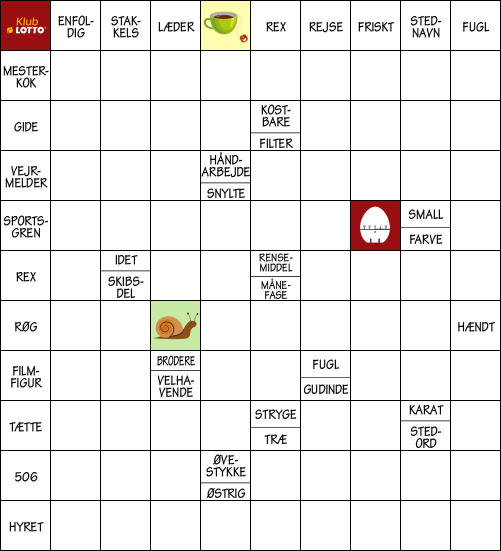
#> input picture wiki/sources/krydsord-boards/krydsord-board-2026-07-03.jpg, 1002 x 1102 px, given in place of rd.png, which was not available (shown at 1/2 size)
$ python blok_play.py 5
#> lines starting #> are read from the running program, lines starting #| are printed output that depends on the picture; after the words box and inside, x2 and y2 are one past the last pixel; in counts of white or black regions, pixels touching at a corner belong together; pictures that were not available may be replaced by others from this repository, and a replacement may not be noted
### tools/blok/blok.py
import numpy as np, sys
from PIL import Image

def load(path): return np.array(Image.open(path).convert('RGB')).astype(int)

def detect_board(im):
    H,W,_=im.shape; R,G,B=im[:,:,0],im[:,:,1],im[:,:,2]
    dark=(R<150)&(R>50)&(G<80)&(B<80)
    col=dark[int(0.10*H):int(0.50*H),:].sum(0)
    cols=np.where(col>col.max()*0.5)[0]; x0,x1=int(cols.min()),int(cols.max())
    rr=dark[:,x0:x1+1].sum(1); rows=np.where(rr>rr.max()*0.5)[0]
    return x0,int(rows.min()),(x1-x0)/8.0

def _empty(rgb):
    r,g,b=rgb; return r<155 and g<60 and b<55

def read_board(im):
    x0,y0,cell=detect_board(im); g=[[0]*8 for _ in range(8)]; col=[[None]*8 for _ in range(8)]
    h=max(2,int(cell*0.16))
    for r in range(8):
        for c in range(8):
            cx,cy=x0+(c+0.5)*cell,y0+(r+0.5)*cell
            m=tuple(int(v) for v in im[int(cy)-h:int(cy)+h,int(cx)-h:int(cx)+h].reshape(-1,3).mean(0))
            col[r][c]=m; g[r][c]=0 if _empty(m) else 1
    return g,(x0,y0,cell),col

def _piece_mask(im):
    R,G,B=im[:,:,0],im[:,:,1],im[:,:,2]; return (B>120)|(G>180)

def _bands(proj):
    """runs where proj exceeds 35% of its max -> list of (start,end)."""
    if proj.max()==0: return []
    on=proj>proj.max()*0.18; bands=[]; s=None
    for i,v in enumerate(on):
        if v and s is None: s=i
        elif not v and s is not None: bands.append((s,i-1)); s=None
    if s is not None: bands.append((s,len(on)-1))
    return bands

def read_pieces(im, board):
    x0,y0,cell=board; mask=_piece_mask(im)
    tray=np.zeros_like(mask); tray[int(y0+8.3*cell):int(y0+11.5*cell),:]=True
    m=mask&tray; cols=np.where(m.any(0))[0]
    if len(cols)==0: return []
    groups=[]; cur=[cols[0]]
    for x in cols[1:]:
        if x-cur[-1]<=0.4*cell: cur.append(x)
        else: groups.append(cur); cur=[x]
    groups.append(cur)
    pieces=[]
    for g in groups:
        sub=m[:,g[0]:g[-1]+1]; rows=np.where(sub.any(1))[0]
        gx0,gx1,gy0,gy1=g[0],g[-1],rows.min(),rows.max()
        box=m[gy0:gy1+1,gx0:gx1+1]
        cb=_bands(box.sum(0)); rb=_bands(box.sum(1)); nc,nr=len(cb),len(rb)
        shape=[[0]*nc for _ in range(nr)]
        for i,(rs,re) in enumerate(rb):
            for j,(cs,ce) in enumerate(cb):
                shape[i][j]=1 if box[rs:re+1,cs:ce+1].mean()>0.35 else 0
        cx,cy=(gx0+gx1)//2,(gy0+gy1)//2
        pieces.append({'shape':shape,'h':nr,'w':nc,'cells':int(box.mean()and sum(sum(r) for r in shape)),'pick_vp':(cx//2,cy//2)})
    return pieces

# [9 lines that do not run on import are left out]

### tools/blok/blok_play.py
import subprocess, time, sys, os
sys.path.insert(0, os.path.dirname(os.path.abspath(__file__)))
from blok import load, read_board, read_pieces

# --- agent-browser plumbing -------------------------------------------------
BIN = os.environ.get("AGENT_BROWSER_BIN",
                     "/Users/lindau/codex/agent-browser/cli/target/release/agent-browser")
ENV = dict(os.environ, AGENT_BROWSER_SESSION="klublotto",
           AGENT_BROWSER_SESSION_NAME="klublotto", _ZO_DOCTOR="0")
SHOTDIR = os.environ.get("BLOK_SHOTDIR", "/tmp")

# Per-call timeout so a hung agent-browser command (e.g. switching into the game
# iframe after it's been replaced by the game-over screen) can never freeze the
# whole run. A timed-out call returns "" and is treated as a failed read.
AB_TIMEOUT = float(os.environ.get("BLOK_AB_TIMEOUT", "20"))

def ab(*a):
    try:
        return subprocess.run([BIN, *a], env=ENV, capture_output=True, text=True,
                              timeout=AB_TIMEOUT).stdout
    except subprocess.TimeoutExpired:
        return ""

def resize_fix():
    # The cross-origin game canvas collapses to 30px on (re)embed; an in-frame
    # resize event recovers it to the real 426px. Harmless when not collapsed.
    ab("frame", "iframe.kl-game__iframe")
    ab("eval", '(function(){window.dispatchEvent(new Event("resize"));return 1;})()')
    ab("frame", "main")

def shot(p):
    ab("screenshot", p); return p

NEUTRAL = (40, 380)  # off-board, in-viewport spot to release a stuck pickup

# [5 lines left out: function mouse_release_safe, not called in this run]

# --- perception -------------------------------------------------------------
def _key(g, pieces):
    return (tuple(map(tuple, g)),
            tuple((p['h'], p['w'], tuple(map(tuple, p['shape']))) for p in pieces))

def read_once(tag="rd"):
    im = load(shot(os.path.join(SHOTDIR, tag + ".png")))
    g, geom, _ = read_board(im)
    pieces = read_pieces(im, geom)
    return g, geom, pieces

def read_settled(tries=6):
    """Return (board, geom, pieces) once two consecutive reads agree. The drag
    animation forces a fresh OOPIF composite, so post-move reads are fresh; this
    mostly guards against catching a mid-animation frame. Retries through blank/
    collapsed-canvas frames via resize_fix."""
    prev = None; last = None
    for _ in range(tries):
        resize_fix(); time.sleep(0.35)
        try:
            g, geom, pieces = read_once()
        except Exception:
            time.sleep(0.4); continue
        last = (g, geom, pieces)
        key = _key(g, pieces)
        if key == prev and pieces:
            return g, geom, pieces
        prev = key; time.sleep(0.3)
    if last is None:
        raise RuntimeError("could not read board (canvas blank/collapsed?)")
    return last

# [100 lines left out: functions read_scores, drag, release_vp, valid, apply_p, quality and 1 more, not called in this run]

# --- driver -----------------------------------------------------------------
def cells(b): return sum(sum(r) for r in b)

# [19 lines left out: function place_and_verify, not called in this run]

def main(target=100000, max_steps=2000, goal_score=int(os.environ.get("BLOK_GOAL", "0"))):
    # By default (goal_score<=0, target huge) the run plays on until the board can't
    # take any more pieces — game-over — to maximise the score. Set BLOK_GOAL>0 to
    # stop early once the live score reaches it (e.g. just earn the 200-pt lod).
    placed_cells = 0; steps = 0; stuck = 0
    bad = set()                              # (piece-signature, r, c) moves to avoid this trio
    last_sig = None
    # Per-move score record (current + best, read from the DOM). One row per placed
    # piece; also echoed to stdout. Lives next to the screenshots.
    rec_path = os.path.join(SHOTDIR, "blok-scores.csv")
    rec = open(rec_path, "w", buffering=1)
    rec.write("step,piece,row,col,current_score,best_score,placed_cells,board_filled\n")
    print("recording per-move scores to %s (%s)" % (
        rec_path, ("stop at current_score>=%d" % goal_score) if goal_score > 0
        else "playing to game-over for max score"))
    while placed_cells < target and steps < max_steps:
        steps += 1
        try:
            board, geom, pieces = read_settled()
#> (the call stopped at in ab, `return subprocess.run([BIN, *a], env=ENV, capture_output=True, text=Tr..`: subprocess is not available in this run)
#> (the call stopped at in ab, `return subprocess.run([BIN, *a], env=ENV, capture_output=True, text=Tr..`: subprocess is not available in this run)
#> (the call stopped at in ab, `return subprocess.run([BIN, *a], env=ENV, capture_output=True, text=Tr..`: subprocess is not available in this run)
#> (the call stopped at in ab, `return subprocess.run([BIN, *a], env=ENV, capture_output=True, text=Tr..`: subprocess is not available in this run)
#> in detect_board, `R, G, B = (im[:, :, 0], im[:, :, 1], im[:, :, 2])`:
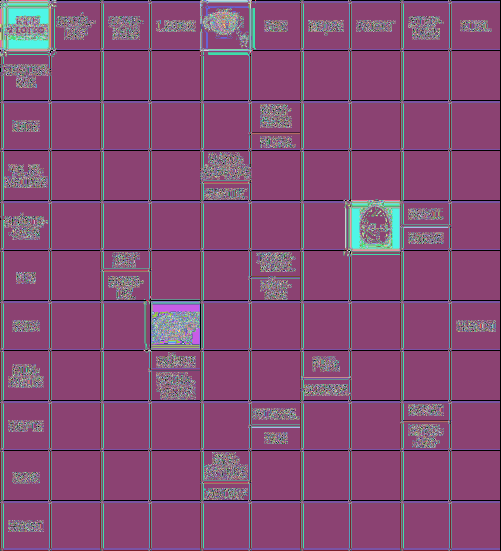
#> R: shape (1102, 1002) int64 (shown at 1/2 size); 256 distinct labels, from 0 to 255; one colour per label, 0 black
#> in detect_board, `R, G, B = (im[:, :, 0], im[:, :, 1], im[:, :, 2])`:
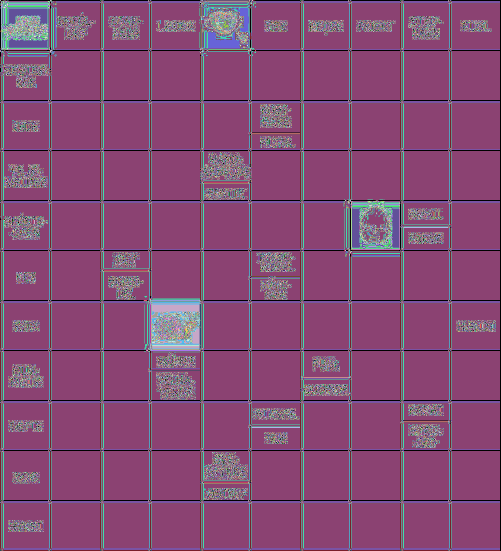
#> G: shape (1102, 1002) int64 (shown at 1/2 size); 256 distinct labels, from 0 to 255; one colour per label, 0 black
#> in detect_board, `R, G, B = (im[:, :, 0], im[:, :, 1], im[:, :, 2])`:
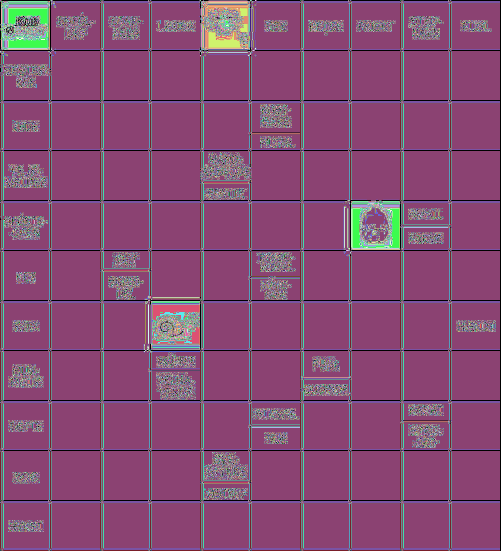
#> B: shape (1102, 1002) int64 (shown at 1/2 size); 256 distinct labels, from 0 to 255; one colour per label, 0 black
#> in detect_board, `dark=(R<150)&(R>50)&(G<80)&(B<80)`:
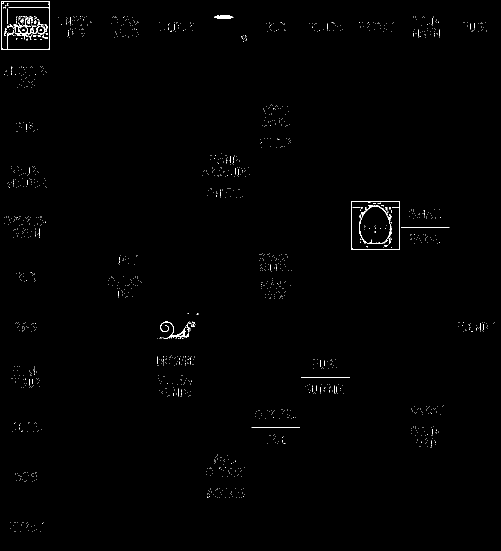
#> dark: shape (1102, 1002) bool (shown at 1/2 size); 0.55% white in thin lines or dots
#> in detect_board, `col=dark[int(0.10*H):int(0.50*H),:].sum(0)`: col = 1002 values, max 98 at index 702, min 0 at index 0, mean 2.07
#> in detect_board, `cols = np.where(col > col.max() * 0.5)[0]`: cols = [702, 799]
#> in detect_board, `x0, x1 = (int(cols.min()), int(cols.max()))`: x0 = 702; x1 = 799
#> in detect_board, `rr = dark[:, x0:x1 + 1].sum(1)`: rr = 1102 values, max 98 at index 402, min 0 at index 0, mean 1.13
#> in detect_board, `rows = np.where(rr > rr.max() * 0.5)[0]`: rows = [402, 403, 415, 498, 499]
#> in read_board, `x0, y0, cell = detect_board(im)`: x0 = 702; y0 = 402; cell = 12.12
#> in read_board, `h=max(2,int(cell*0.16))`: h = 2
#> after the loop in read_board, `for r in range(8):`: col = 8 items; g = [[0, 0, 0, 1, 0, 1, 0, 0], [0, 0, 0, 1, 1, 0, 0, 0], [0, 0, 1, 1, 1, 1, 0, 0], [0, 0, 1, 1, 1, 1, 0, 0], [0, 1, 1, 1, 1, 1, 1, 0], [0, 0, 1, 1, 1, 1, 0, 0], [0, 0, 1, 1, 1, 1, 0, 0], [0, 0, 0, 0, 1, 0, 1, 0]]
#> in read_once, `g, geom, _ = read_board(im)`: geom = (702, 402, 12.12)
#> in read_pieces, `x0, y0, cell = board`: x0 = 702; y0 = 402; cell = 12.12
#> in _piece_mask, `return (B > 120) | (G > 180)`:
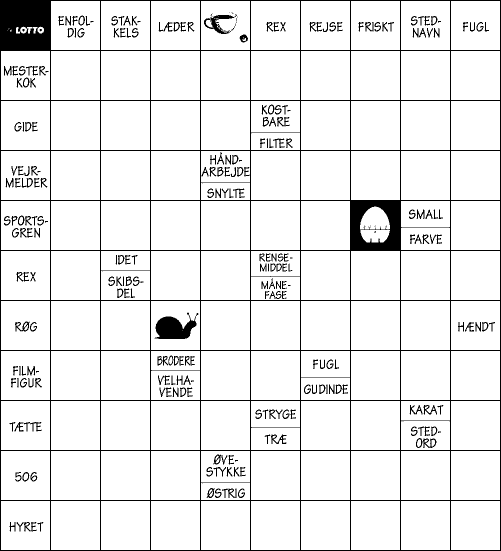
#> returned value: shape (1102, 1002) bool (shown at 1/2 size); 91.8% white; 271 black regions (32 under 20 px), largest, box (x1, y1, x2, y2) and area: (0, 0, 1002, 1102) 64141, (309, 625, 397, 678) 2728, (408, 28, 474, 68) 852
#> in read_pieces, `m = mask & tray`:
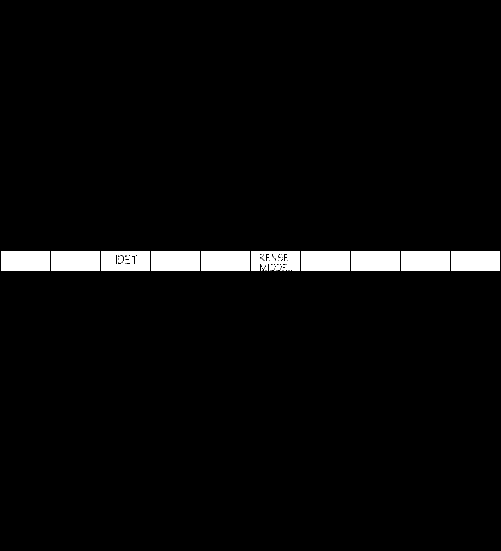
#> m: shape (1102, 1002) bool (shown at 1/2 size); 3.4% white; 16 white regions (2 under 20 px), largest, box (x1, y1, x2, y2) and area: (2, 502, 100, 541) 3822, (102, 502, 200, 541) 3822, (302, 502, 400, 541) 3822
#> in read_pieces, `cols = np.where(m.any(0))[0]`: cols = 980 values from 2 to 999
#> in read_pieces, `cur = [cols[0]]`: cur = [2]
#> after the loop in read_pieces, `for x in cols[1:]:`: groups = []
#> the loop in read_pieces, `for g in groups:` made 1 pass
#> (gx0, gx1, gy0, gy1, rb, nc, nr) on pass 1: (2, 999, 502, 540, [(0, 38)], 10, 1)
#> pass 1, in read_pieces, `box=m[gy0:gy1+1,gx0:gx1+1]`:
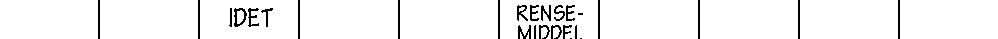
#> box: shape (39, 998) bool; 95.6% white; black in thin lines or dots, all inside (x1, y1, x2, y2) = (98, 0, 900, 39)
#> after the loop in read_pieces, `for g in groups:`: pieces = 1 item
#> in read_settled, `g, geom, pieces = read_once()`: geom = (702, 402, 12.12); pieces = 1 item
        except RuntimeError as e:
            # The board can't be read because it's gone — at the end of a healthy
            # run this is the WIN / game-over screen replacing the board, not a
            # fault. Capture it and stop cleanly rather than crashing.
            shot(os.path.join(SHOTDIR, "blok_final.png"))
            print("[%d] board gone (%s) — likely game complete (win/game-over). "
                  "cells_placed~%d. See blok_final.png" % (steps, e, placed_cells))
            rec.close(); print("score record written to %s" % rec_path)
            return placed_cells
        sig = _key(board, pieces)
        if sig != last_sig:                  # board/tray changed → fresh trio context
            bad = set(); last_sig = sig
        if not pieces:
            print("[%d] tray empty; waiting for refill" % steps); time.sleep(1.2); continue
        shapes = [p['shape'] for p in pieces]
        ranked = plan(board, shapes)
        ranked = [(s, mv) for (s, mv) in ranked
                  if (tuple(map(tuple, shapes[mv[0]])), mv[1], mv[2]) not in bad]
        if not ranked:
            stuck += 1
            print("[%d] no non-failed move available (stuck=%d)" % (steps, stuck))
            if stuck >= 3:
                print("GAME OVER / unsolvable from here"); break
            time.sleep(0.8); continue
        _, (pi, r, c) = ranked[0]; piece = pieces[pi]
        h, w = piece['h'], piece['w']
        status, board2 = place_and_verify(board, geom, piece, r, c)
        if status == 'fail':
            bad.add((tuple(map(tuple, shapes[pi])), r, c))
            print("[%d] FAILED %dx%d@(%d,%d) — will try next-best" % (steps, h, w, r, c))
            continue
        stuck = 0
        placed_cells += sum(sum(row) for row in piece['shape'])
        last_sig = _key(board2, [])          # force fresh trio detection next loop
        cur, best = read_scores()            # exact score straight from the DOM
        rec.write("%d,%dx%d,%d,%d,%s,%s,%d,%d\n"
                  % (steps, h, w, r, c,
                     "" if cur is None else cur, "" if best is None else best,
                     placed_cells, cells(board2)))
        print("[%d] placed %dx%d@(%d,%d)  score=%s  best=%s  cells_placed~%d  board_filled=%d"
              % (steps, h, w, r, c,
                 "?" if cur is None else cur, "?" if best is None else best,
                 placed_cells, cells(board2)))
        if cur is None:
            # The live score element is gone → the board has been replaced by the
            # win / game-over result screen. Confirm once (guard a transient
            # mid-animation miss), then finish cleanly rather than looping into the
            # next read, which would otherwise stall trying to reach the removed
            # game iframe.
            time.sleep(0.8)
            cur, best = read_scores()
            if cur is None:
                print("[%d] score element gone — game over / completed. Finishing." % steps)
                break
        if goal_score > 0 and cur is not None and cur >= goal_score:
            print("[%d] GOAL REACHED: current score %d >= %d" % (steps, cur, goal_score))
            break
    rec.close()
    print("score record written to %s" % rec_path)
    shot(os.path.join(SHOTDIR, "blok_final.png"))
    print("DONE: ~%d points placed in %d steps (target %d)" % (placed_cells, steps, target))
    return placed_cells

if __name__ == "__main__":
    tgt = int(sys.argv[1]) if len(sys.argv) > 1 else 100000
#> (the run stopped early here; a loop or call above may not have finished)

$ run again, on wiki/sources/krydsord-boards/krydsord-board-2026-07-04.jpg
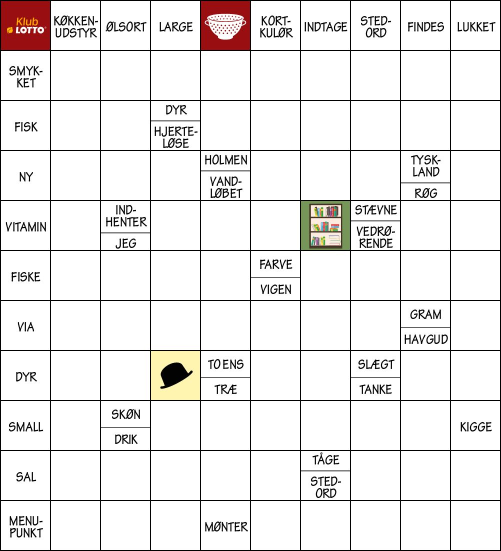
#> input picture wiki/sources/krydsord-boards/krydsord-board-2026-07-04.jpg, 1002 x 1102 px, given in place of rd.png, which was not available (shown at 1/2 size)
#> R: shape (1102, 1002) int64; 256 distinct labels, from 0 to 255
#> G: shape (1102, 1002) int64; 256 distinct labels, from 0 to 255
#> B: shape (1102, 1002) int64; 256 distinct labels, from 0 to 255
#> in detect_board, `dark=(R<150)&(R>50)&(G<80)&(B<80)`:
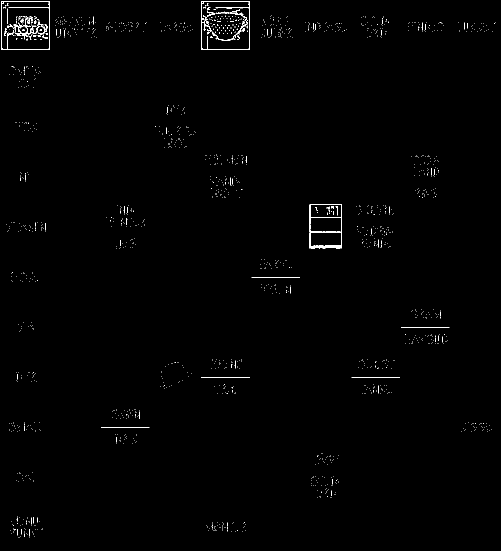
#> dark: shape (1102, 1002) bool (shown at 1/2 size); 0.66% white in thin lines or dots
#> in detect_board, `col=dark[int(0.10*H):int(0.50*H),:].sum(0)`: col = 1002 values, max 87 at index 619, min 0 at index 0, mean 2.02
#> in detect_board, `cols = np.where(col > col.max() * 0.5)[0]`: cols = [619, 620, 682, 683]
#> in detect_board, `x0, x1 = (int(cols.min()), int(cols.max()))`: x0 = 619; x1 = 683
#> rr = 1102 values, max 65 at index 409, min 0 at index 0, mean 1.17
#> rows = [408, 409, 434, 435, 463, 464, 491, 492, 493, 494, 495]
#> in read_board, `x0, y0, cell = detect_board(im)`: x0 = 619; y0 = 408; cell = 8
#> h = 2
#> after the loop in read_board, `for r in range(8):`: col = 8 items; g = [[1, 1, 1, 1, 1, 1, 1, 1], [1, 1, 1, 1, 1, 1, 1, 1], [1, 1, 1, 1, 1, 1, 1, 1], [1, 1, 1, 1, 1, 1, 1, 1], [1, 1, 1, 1, 1, 1, 1, 1], [1, 1, 1, 1, 1, 1, 1, 1], [1, 1, 1, 1, 1, 1, 1, 1], [1, 1, 1, 1, 1, 1, 1, 1]]
#> in read_once, `g, geom, _ = read_board(im)`: geom = (619, 408, 8)
#> in read_pieces, `x0, y0, cell = board`: x0 = 619; y0 = 408; cell = 8
#> m: shape (1102, 1002) bool; 2.1% white; 13 white regions (1 under 20 px), largest, box (x1, y1, x2, y2) and area: (2, 474, 100, 500) 2548, (102, 474, 200, 500) 2548, (302, 474, 400, 500) 2548
#> in read_pieces, `cols = np.where(m.any(0))[0]`: cols = 943 values from 2 to 999
#> cur = [2]
#> after the loop in read_pieces, `for x in cols[1:]:`: groups = 2 items
#> the loop in read_pieces, `for g in groups:` made 3 passes
#> (gx0, gx1, gy1, cb, rb, nc, cx) on passes 2 to 3: (622, 681, 490, [(0, 6), (8, 59)], [(0, 16)], 2, 651), (699, 999, 499, [(3, 100), (103, 200), (203, 300)], [(0, 25)], 3, 849)
#> after the loop in read_pieces, `for g in groups:`:
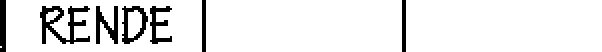
#> box: shape (26, 301) bool (shown 2 times larger); 91.3% white; black in thin lines or dots, all inside (x1, y1, x2, y2) = (0, 0, 203, 26)
#> after the loop in read_pieces, `for g in groups:`: pieces = 3 items
#> in read_settled, `g, geom, pieces = read_once()`: geom = (619, 408, 8); pieces = 3 items

$ run again, on wiki/sources/krydsord-boards/krydsord-board-2026-07-05.jpg
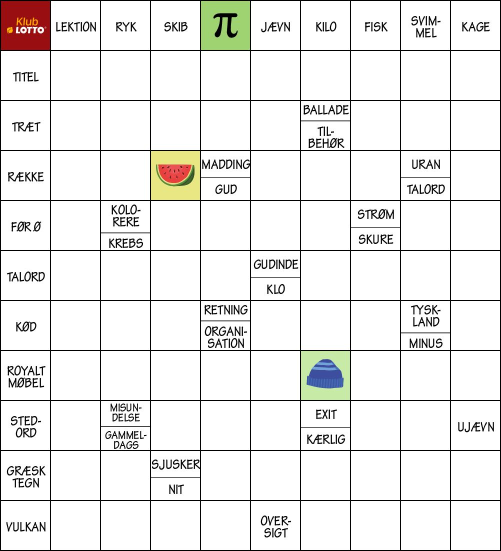
#> input picture wiki/sources/krydsord-boards/krydsord-board-2026-07-05.jpg, 1002 x 1102 px, given in place of rd.png, which was not available (shown at 1/2 size)
#> R: shape (1102, 1002) int64; 256 distinct labels, from 0 to 255
#> G: shape (1102, 1002) int64; 256 distinct labels, from 0 to 255
#> B: shape (1102, 1002) int64; 256 distinct labels, from 0 to 255
#> in detect_board, `dark=(R<150)&(R>50)&(G<80)&(B<80)`:
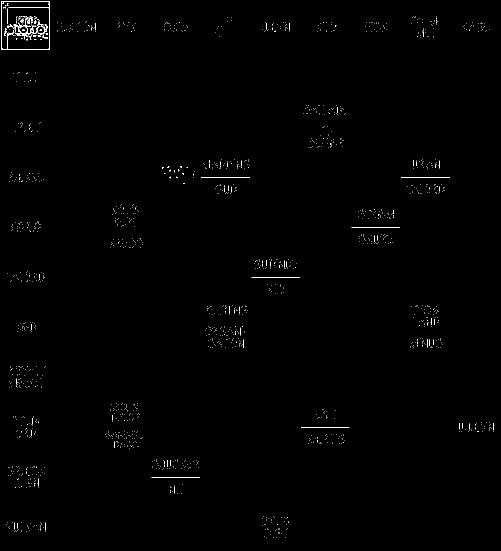
#> dark: shape (1102, 1002) bool (shown at 1/2 size); 0.43% white in thin lines or dots
#> in detect_board, `col=dark[int(0.10*H):int(0.50*H),:].sum(0)`: col = 1002 values, max 27 at index 879, min 0 at index 0, mean 1.23
#> in detect_board, `cols = np.where(col > col.max() * 0.5)[0]`: cols = [419, 483, 568, 748, 787, 879]
#> in detect_board, `x0, x1 = (int(cols.min()), int(cols.max()))`: x0 = 419; x1 = 879
#> rr = 1102 values, max 159 at index 354, min 0 at index 0, mean 1.56
#> rows = [354, 454, 554, 854]
#> in read_board, `x0, y0, cell = detect_board(im)`: x0 = 419; y0 = 354; cell = 57.5
#> h = 9
#> after the loop in read_board, `for r in range(8):`: col = 8 items; g = [[1, 1, 1, 1, 1, 1, 1, 1], [1, 1, 1, 1, 1, 1, 1, 1], [1, 1, 1, 1, 1, 1, 1, 1], [1, 1, 1, 1, 1, 1, 1, 1], [1, 1, 1, 1, 1, 1, 1, 1], [1, 1, 1, 1, 1, 1, 1, 1], [1, 1, 1, 1, 1, 1, 1, 1], [1, 1, 1, 1, 1, 1, 1, 1]]
#> in read_once, `g, geom, _ = read_board(im)`: geom = (419, 354, 57.5)
#> in read_pieces, `x0, y0, cell = board`: x0 = 419; y0 = 354; cell = 57.5
#> m: shape (1102, 1002) bool; 15.5% white; 48 white regions (5 under 20 px), largest, box (x1, y1, x2, y2) and area: (102, 902, 200, 1000) 9604, (202, 902, 300, 1000) 9604, (402, 902, 500, 1000) 9604
#> in read_pieces, `cols = np.where(m.any(0))[0]`: cols = 980 values from 2 to 999
#> cur = [2]
#> after the loop in read_pieces, `for x in cols[1:]:`: groups = []
#> the loop in read_pieces, `for g in groups:` made 1 pass
#> (gx0, gx1, gy0, gy1, rb, nc, nr, cx) on pass 1: (2, 999, 831, 1014, [(0, 68), (71, 168), (171, 183)], 10, 3, 500)
#> pass 1, in read_pieces, `box=m[gy0:gy1+1,gx0:gx1+1]`:
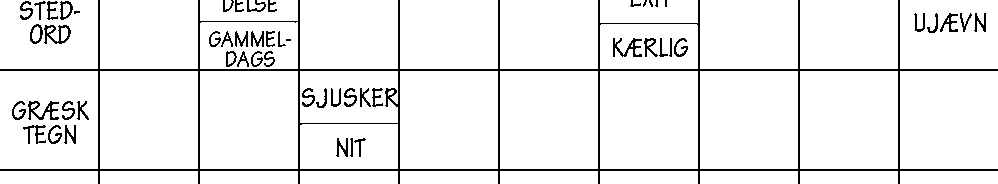
#> box: shape (184, 998) bool; 93.4% white; black in thin lines or dots
#> after the loop in read_pieces, `for g in groups:`: pieces = 1 item
#> in read_settled, `g, geom, pieces = read_once()`: geom = (419, 354, 57.5); pieces = 1 item
